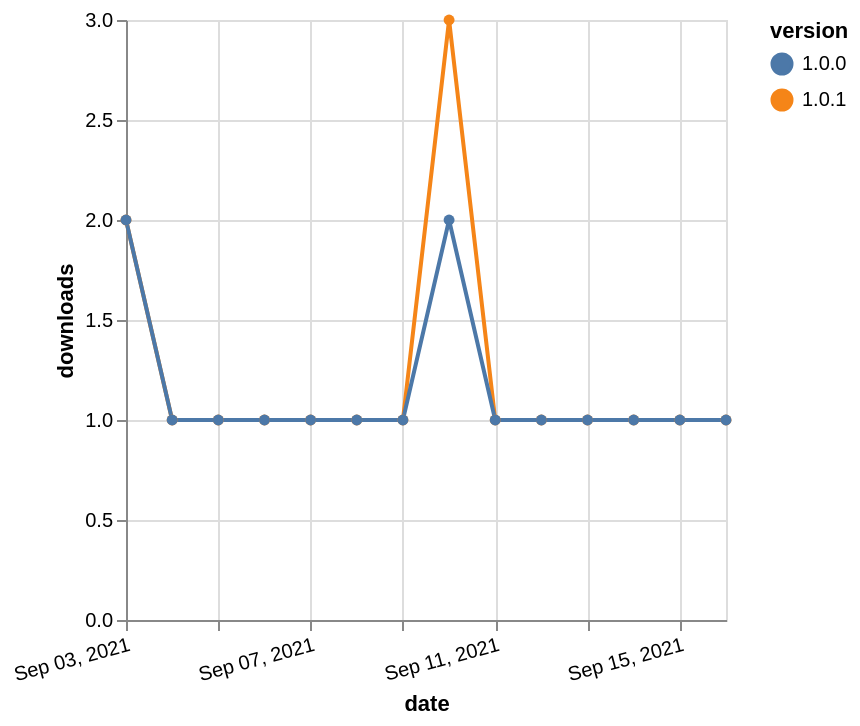

The Vega-Lite source for this figure:
### Vega-Lite specification from a JSON file in a GitHub repository (floating-point values rounded to 4 significant figures)
{"$schema": "https://vega.github.io/schema/vega-lite/v5.json", "description": "A simple bar chart with embedded data.", "data": {"values": [{"date": "2021-09-03", "total": 111, "delta": 2, "version": "1.0.1"}, {"date": "2021-09-04", "total": 112, "delta": 1, "version": "1.0.1"}, {"date": "2021-09-05", "total": 113, "delta": 1, "version": "1.0.1"}, {"date": "2021-09-06", "total": 114, "delta": 1, "version": "1.0.1"}, {"date": "2021-09-07", "total": 115, "delta": 1, "version": "1.0.1"}, {"date": "2021-09-08", "total": 116, "delta": 1, "version": "1.0.1"}, {"date": "2021-09-09", "total": 117, "delta": 1, "version": "1.0.1"}, {"date": "2021-09-10", "total": 120, "delta": 3, "version": "1.0.1"}, {"date": "2021-09-11", "total": 121, "delta": 1, "version": "1.0.1"}, {"date": "2021-09-12", "total": 122, "delta": 1, "version": "1.0.1"}, {"date": "2021-09-13", "total": 123, "delta": 1, "version": "1.0.1"}, {"date": "2021-09-14", "total": 124, "delta": 1, "version": "1.0.1"}, {"date": "2021-09-15", "total": 125, "delta": 1, "version": "1.0.1"}, {"date": "2021-09-16", "total": 126, "delta": 1, "version": "1.0.1"}, {"date": "2021-09-03", "total": 116, "delta": 2, "version": "1.0.0"}, {"date": "2021-09-04", "total": 117, "delta": 1, "version": "1.0.0"}, {"date": "2021-09-05", "total": 118, "delta": 1, "version": "1.0.0"}, {"date": "2021-09-06", "total": 119, "delta": 1, "version": "1.0.0"}, {"date": "2021-09-07", "total": 120, "delta": 1, "version": "1.0.0"}, {"date": "2021-09-08", "total": 121, "delta": 1, "version": "1.0.0"}, {"date": "2021-09-09", "total": 122, "delta": 1, "version": "1.0.0"}, {"date": "2021-09-10", "total": 124, "delta": 2, "version": "1.0.0"}, {"date": "2021-09-11", "total": 125, "delta": 1, "version": "1.0.0"}, {"date": "2021-09-12", "total": 126, "delta": 1, "version": "1.0.0"}, {"date": "2021-09-13", "total": 127, "delta": 1, "version": "1.0.0"}, {"date": "2021-09-14", "total": 128, "delta": 1, "version": "1.0.0"}, {"date": "2021-09-15", "total": 129, "delta": 1, "version": "1.0.0"}, {"date": "2021-09-16", "total": 130, "delta": 1, "version": "1.0.0"}]}, "width": "container", "mark": {"type": "line", "point": {"filled": true}}, "encoding": {"x": {"field": "date", "type": "temporal", "timeUnit": "yearmonthdate", "title": "date", "axis": {"labelAngle": -15}}, "y": {"field": "delta", "type": "quantitative", "title": "downloads"}, "color": {"field": "version", "type": "nominal"}, "tooltip": {"field": "delta"}}}
